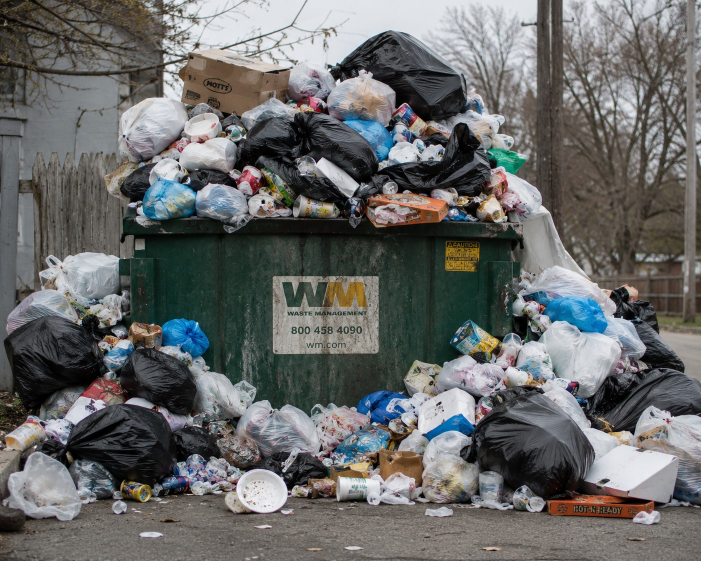
#> input picture WhatsApp Image 2026-06-10 at 6.04.45 PM.jpeg, 1402 x 1122 px (shown at 1/2 size)
$ python -i video_frames.py   (imports and definitions only)
#> lines starting #> are read from the running program, lines starting #| are printed output that depends on the picture
"""
Extract a few still frames from short Quick Report videos for Groq vision.
"""
from __future__ import annotations

import io
import os
import tempfile
from typing import List

import numpy as np

# Prefer imageio + bundled ffmpeg; fall back gracefully if unavailable.
try:
    import imageio.v2 as imageio
    import imageio_ffmpeg  # noqa: F401 — registers ffmpeg plugin

    _IMAGEIO_OK = True
except Exception:
    _IMAGEIO_OK = False

try:
    from PIL import Image

    _PIL_OK = True
except Exception:
    _PIL_OK = False


def _to_jpeg_bytes(frame: np.ndarray, max_width: int = 512, quality: int = 65) -> bytes | None:
    if not _PIL_OK:
        return None
    if frame is None or getattr(frame, "size", 0) == 0:
        return None

    img = Image.fromarray(frame)
    if img.mode not in ("RGB", "L"):
        img = img.convert("RGB")
    elif img.mode == "L":
        img = img.convert("RGB")

    if img.width > max_width:
        ratio = max_width / img.width
        img = img.resize((max_width, max(1, int(img.height * ratio))), Image.Resampling.LANCZOS)

    buf = io.BytesIO()
    img.save(buf, format="JPEG", quality=quality, optimize=True)
    return buf.getvalue()


# [159 lines left out: functions _sharpness, _suffix_for, extract_video_frames, not called in this run]

>>> import cv2
>>> picture = cv2.imread('../../../WhatsApp Image 2026-06-10 at 6.04.45 PM.jpeg', cv2.IMREAD_GRAYSCALE)
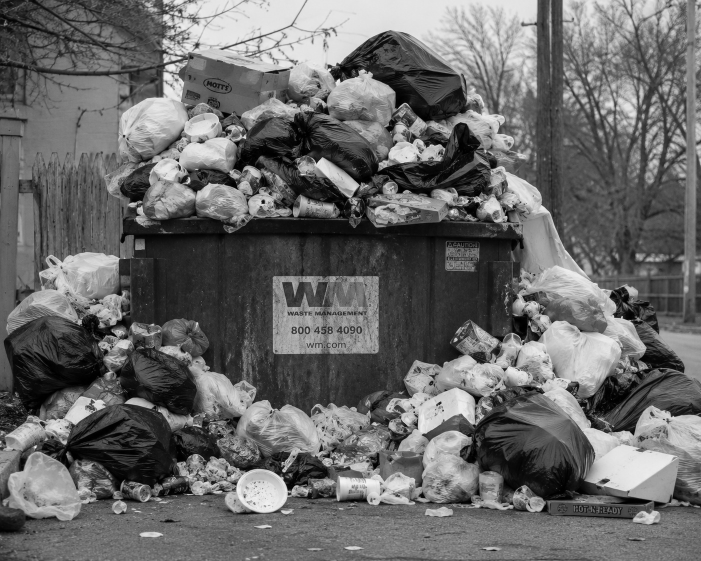
#> picture: shape (1122, 1402) (shown at 1/2 size); min 0, max 255, mean 104.9
>>> result = _to_jpeg_bytes(picture)
#> in _to_jpeg_bytes, `img = img.resize((max_width, max(1, int(img.height * ratio))), Image.R..`:
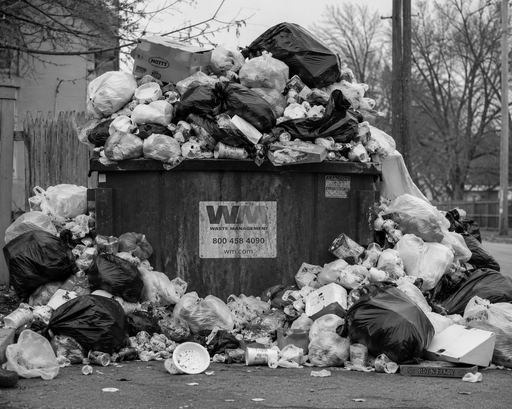
#> img: PIL image 512x409 RGB; min 0, max 255, mean 104.9

$ run again, on ChatGPT Image Apr 30, 2026, 12_09_37 PM.png
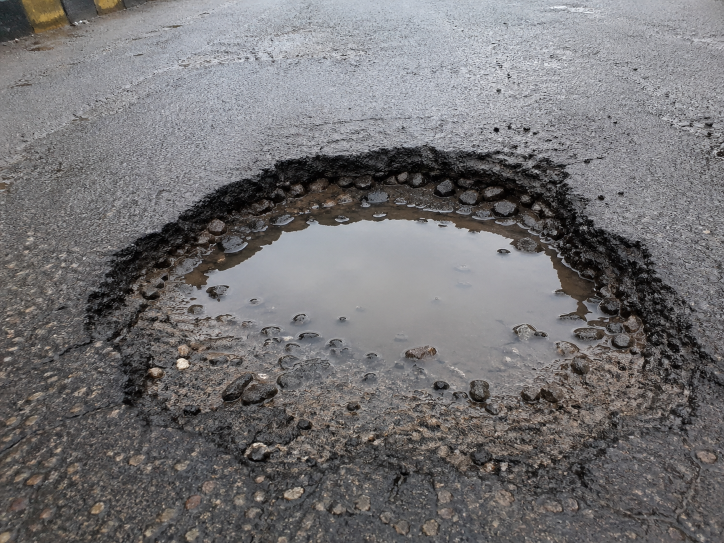
#> input picture ChatGPT Image Apr 30, 2026, 12_09_37 PM.png, 1448 x 1086 px (shown at 1/2 size)
#> in _to_jpeg_bytes, `img = img.resize((max_width, max(1, int(img.height * ratio))), Image.R..`:
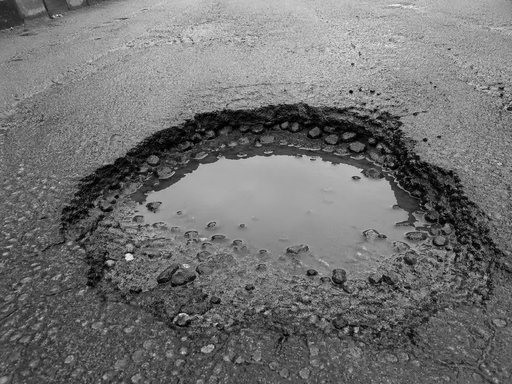
#> img: PIL image 512x384 RGB; min 0, max 242, mean 113.5
